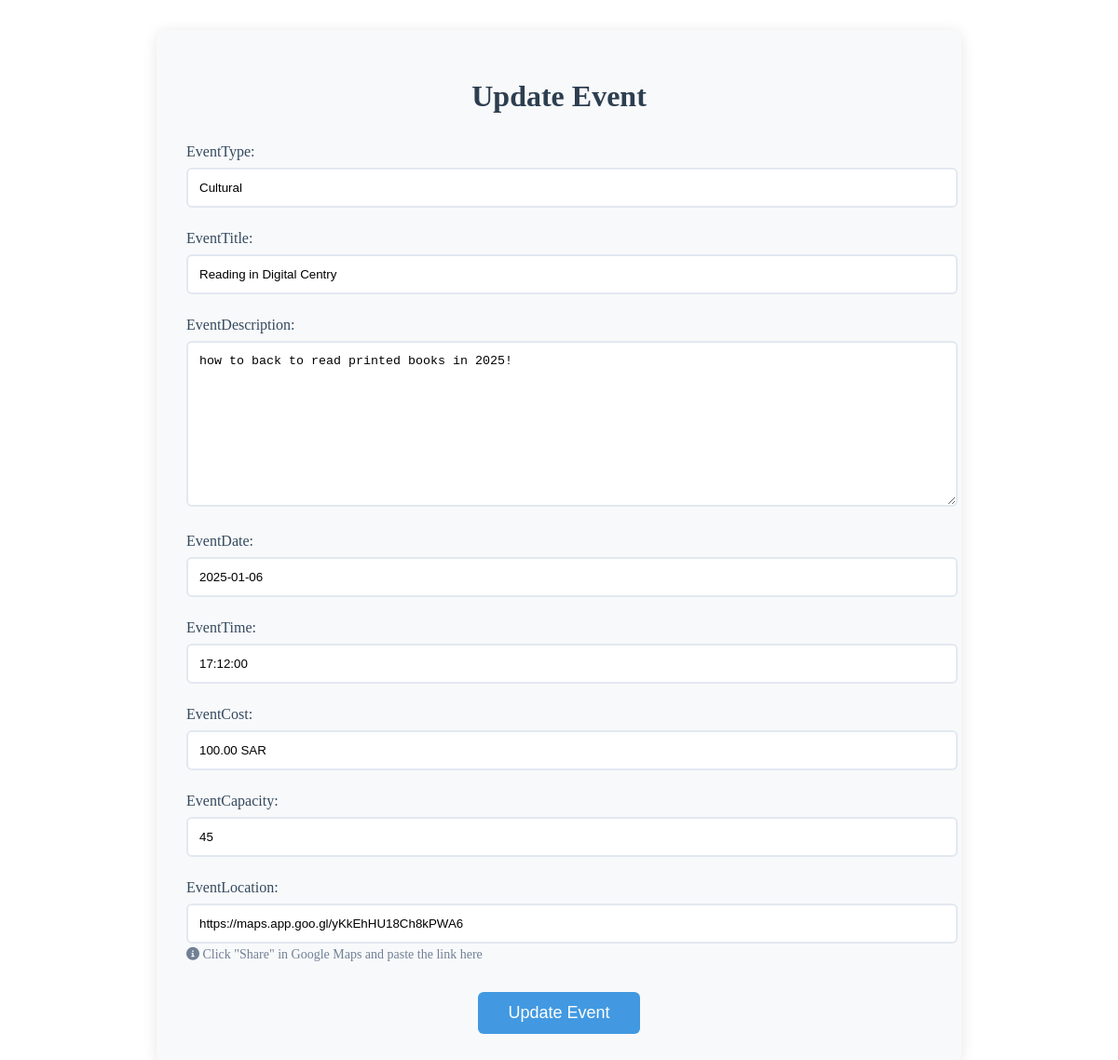
The app's page /Update_Event/2/ with its own data.
### User_app/models.py (models this page shows, shortened)
class Event(models.Model):
    EventID = models.AutoField(primary_key=True)
    EventType = models.CharField(max_length=50)
    EventTitle = models.CharField(max_length=70)
    EventDescription = models.TextField()
    EventDate = models.DateField()
    EventTime = models.TimeField()
    EventCost = models.CharField(max_length=20, default='Free')
    EventLocation = models.CharField(max_length=70)
    EventCapacity = models.PositiveIntegerField(null=True, blank=True)
    current_participants = models.PositiveIntegerField(default=0)
    form_configured = models.BooleanField(default=False)

### User_app/views.py (the view, shortened to what this page needs)
# urls.py: path('Update_Event/<int:pk>/', UpdateEventView.as_view(), name='Update_Event'),
class UpdateEventView(UpdateView):
    model = Event
    form_class = EventForm
    template_name = "Dashboard_Pages/UpdateEvent.html"
    success_url = reverse_lazy('Dashboard_Home')

### User_app/forms.py (shortened to what this page needs)
class EventForm(forms.ModelForm):
    class Meta:
        model = Event
        fields = ['EventType', 'EventTitle', 'EventDescription',
                'EventDate', 'EventTime', 'EventCost', 'EventCapacity', 'EventLocation']

### User_app/templates/Dashboard_Pages/UpdateEvent.html (shortened to what this page needs)
<!DOCTYPE html>
{% load static %}
<html lang="en">
<head>
    <link rel="stylesheet" href="https://cdnjs.cloudflare.com/ajax/libs/font-awesome/6.0.0/css/all.min.css">
</head>
<body>
    <div id="events-wrapper" class="section">
        <h1>Update Event</h1>
        <form method="POST" class="event-form">
            {% for field in form %}
            <div class="form-group">
                <label for="{{ field.id_for_label }}">{{ field.label }}:</label>
                {% if field.name == 'EventLocation' %}
                    <div class="location-input-wrapper">
                        {{ field }}
                        <small class="helper-text">
                            <i class="fas fa-info-circle"></i>
                            Click "Share" in Google Maps and paste the link here
                        </small>
                    </div>
                {% else %}
                    {{ field }}
                {% endif %}
            </div>
            {% endfor %}
            <div class="button-wrapper">
                <button type="submit" class="submit-btn">Update Event</button>
            </div>
        </form>
    </div>
</body>
</html>

### User_app/templates/Dashboard_Pages/UpdateEvent.html (style rules this page uses)
.section { max-width: 800px; margin: 2rem auto; padding: 2rem; background: #f8f9fa; border-radius: 10px; box-shadow: 0 2px 15px rgba(0,0,0,0.1); }
h1 { color: #2c3e50; margin-bottom: 2rem; text-align: center; }
.form-group { margin-bottom: 1.5rem; position: relative; }
.form-group label { display: block; margin-bottom: 0.5rem; color: #34495e; font-weight: 500; }
.form-control, input[type="text"], input[type="date"], input[type="time"], input[type="number"], textarea, select { width: 100%; padding: 0.75rem; border: 2px solid #e2e8f0; border-radius: 6px; background-color: white; transition: border-color 0.3s ease; }
textarea { min-height: 120px; resize: vertical; }
.helper-text { display: block; margin-top: 0.25rem; font-size: 0.875rem; color: #718096; }
.location-input-wrapper { position: relative; }
.button-wrapper { display: flex; justify-content: center; margin-top: 2rem; }
.submit-btn { background-color: #4299e1; color: white; padding: 0.75rem 2rem; border: none; border-radius: 6px; cursor: pointer; font-size: 1.125rem; font-weight: 500; transition: all 0.3s ease; }

### records on screen
Event: form "Cultural" "Reading in Digital Centry" "how to back to read printed books in 2025!" "2025-01-06" "17:12:00" "100.00 SAR" "45", form "https://maps.app.goo.gl/yKkEhHU18Ch8kPWA6"

### other values on screen
{{ field.label }} "EventType" "EventTitle" "EventDescription" "EventDate" "EventTime" "EventCost" "EventCapacity" "EventLocation"
